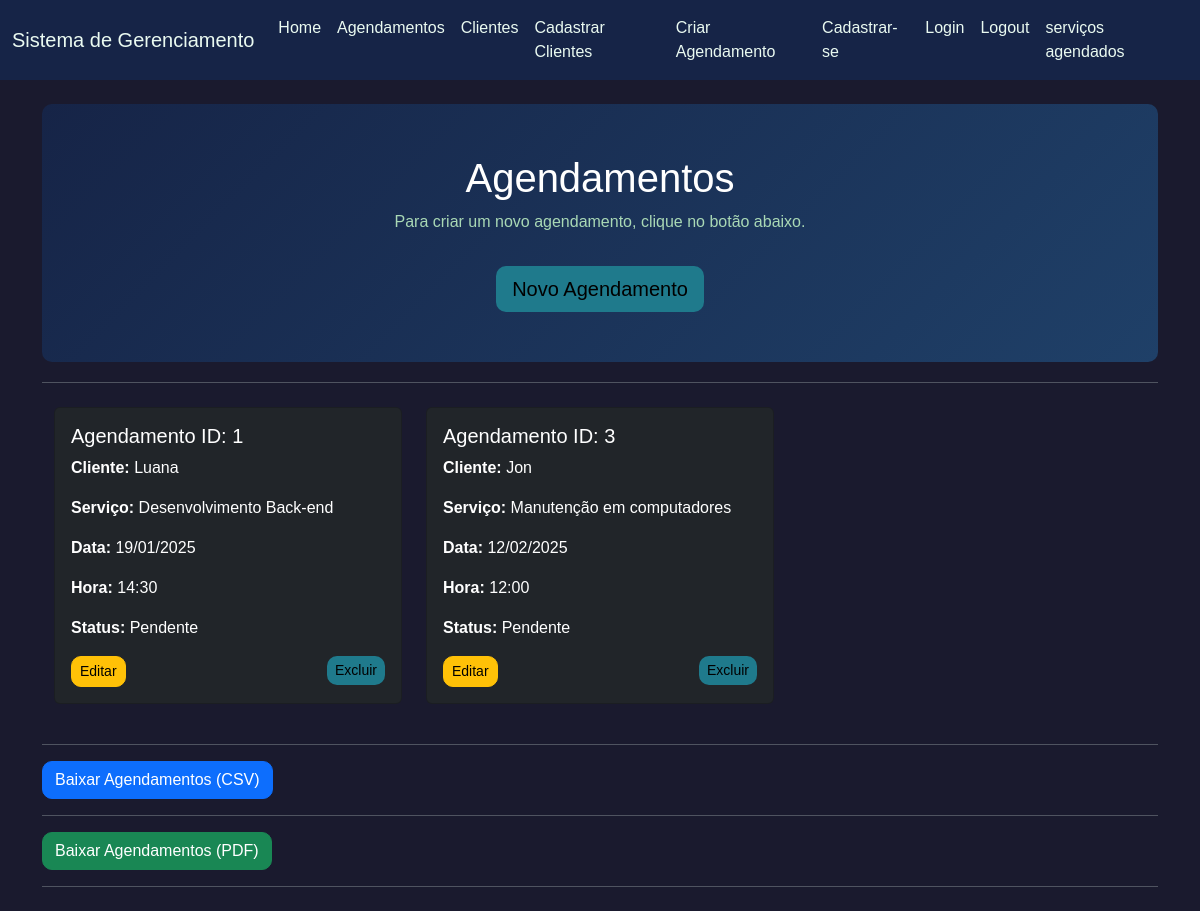
Page /Agendar (signed in) on the earlier database version.
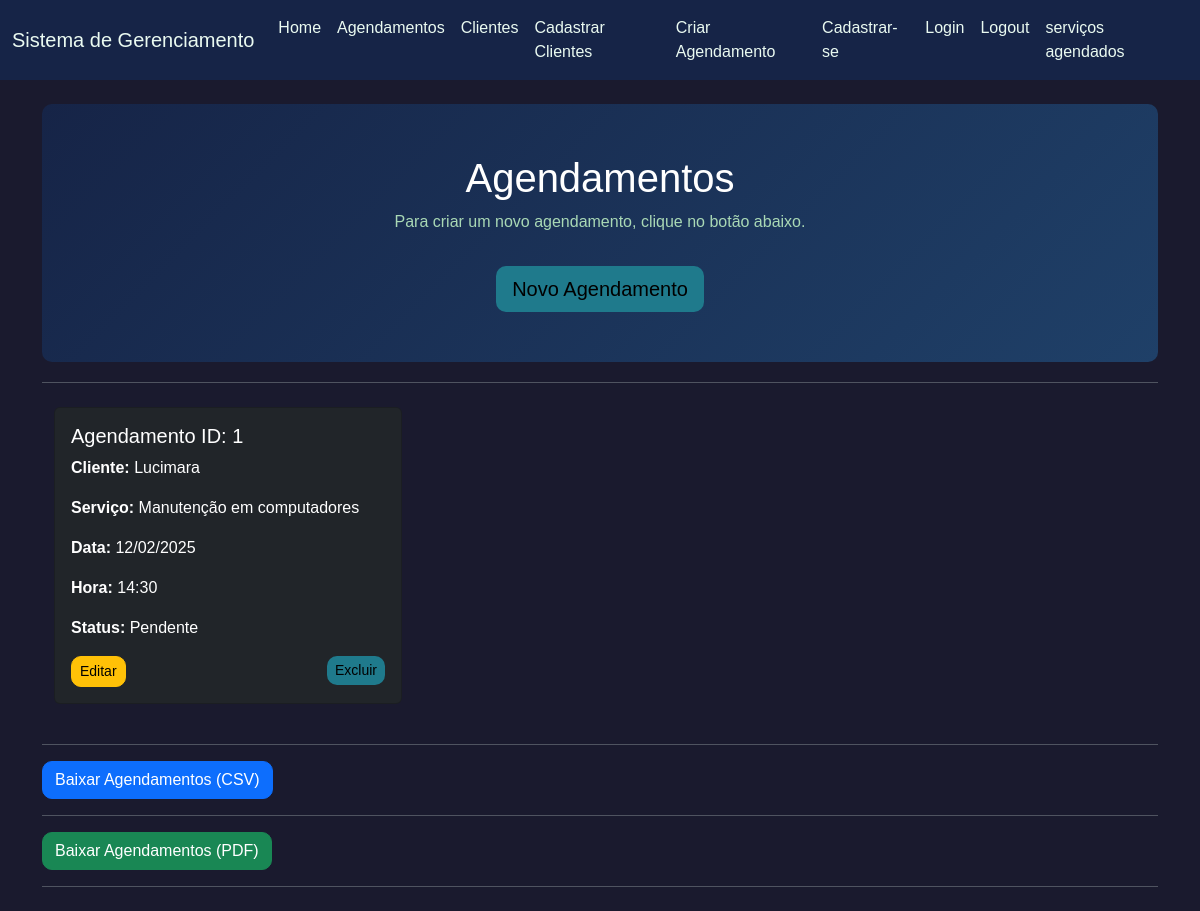
Same page on the later database version.
### app_servicos.py (models this page shows)
class Agendamento(db.Model):
    id = db.Column(db.Integer, primary_key=True)
    id_cliente = db.Column(db.String(length=50), nullable=False)
    id_servico = db.Column(db.String(length=50), nullable=False)
    id_data = db.Column(db.String(length=11), nullable=False)
    hora = db.Column(db.String(length=5), nullable=False)
    status = db.Column(db.String(length=10), nullable=False)
    user_id = db.Column(db.Integer, db.ForeignKey('usu.id'), nullable=False)  # Adiciona a referência
    user = db.relationship('Usu', backref=db.backref('agendamentos', lazy=True))

### app_servicos.py (the view)
@app.route("/Agendar")
@login_required
def agendamento_page():
  agend = Agendamento.query.filter_by(user_id=current_user.id).all()
  return render_template("Agendamentos.html",agend=agend)

### app_servicos.py (called while the page is built)
@login_manager.user_loader
def load_user(user_id):
    return Usu.query.get(int(user_id))

### templates/Agendamentos.html (shortened to what this page needs)
{% extends "base.html" %}
{% block contexto %}
<div class="hero">
    <h1 style="color: white;">Agendamentos</h1>
    <p>Para criar um novo agendamento, clique no botão abaixo.</p>
    <a href="{{ url_for('form_agendamento_page') }}" class="btn btn-info btn-lg mt-3">Novo Agendamento</a>
</div>
<hr>
<div class="container mt-4">
    <div class="row">
        {% for clie in agend %}
        <div class="col-md-4 mb-4">
            <div class="card text-white bg-dark">
                <div class="card-body">
                    <h5 class="card-title">Agendamento ID: {{ clie.id }}</h5>
                    <p class="card-text"><strong>Cliente:</strong> {{ clie.id_cliente }}</p>
                    <p class="card-text"><strong>Serviço:</strong> {{ clie.id_servico }}</p>
                    <p class="card-text"><strong>Data:</strong> {{ clie.id_data }}</p>
                    <p class="card-text"><strong>Hora:</strong> {{ clie.hora }}</p>
                    <p class="card-text"><strong>Status:</strong> {{ clie.status }}</p>
                    <div class="d-flex justify-content-between">
                        <a href="{{ url_for('update', id=clie.id) }}" class="btn btn-warning btn-sm">Editar</a>
                        <form action="{{ url_for('delete_agendamento', agendamento_id=clie.id) }}" method="POST" style="display:inline;">
                            <button type="submit" class="btn btn-info btn-sm" onclick="return confirm('Tem certeza que deseja excluir este agendamento?')">Excluir</button>
                        </form>
                    </div>
                </div>
            </div>
        </div>
        {% endfor %}
    </div>
</div>
<hr>
<a href="{{ url_for('download_csv', modelo='agendamentos') }}" class="btn btn-primary">Baixar Agendamentos (CSV)</a>
<hr>
<a href="{{ url_for('download_pdf', modelo='agendamentos') }}" class="btn btn-success">Baixar Agendamentos (PDF)</a>
<hr>
{% endblock %}

### templates/base.html (shortened to what this page needs)
<!DOCTYPE html>
<html lang="pt-BR">
<head>
    <link href="https://cdn.jsdelivr.net/npm/bootstrap@5.3.0/dist/css/bootstrap.min.css" rel="stylesheet">
</head>
<body>
    <nav class="navbar navbar-expand-lg">
        <div class="container-fluid">
            <a class="navbar-brand" href="#">Sistema de Gerenciamento</a>
            <div class="collapse navbar-collapse" id="navbarContent">
                <ul class="navbar-nav me-auto">
                    <li class="nav-item"><a class="nav-link" href="{{ url_for('home_page') }}">Home</a></li>
                    <li class="nav-item"><a class="nav-link" href="{{ url_for('agendamento_page') }}">Agendamentos</a></li>
                    <li class="nav-item"><a class="nav-link" href="{{ url_for('clientes_page') }}">Clientes</a></li>
                    <li class="nav-item"><a class="nav-link" href="{{ url_for('cadastro_cliente') }}">Cadastrar Clientes</a></li>
                    <li class="nav-item"><a class="nav-link" href="{{ url_for('form_agendamento_page') }}">Criar Agendamento</a></li>
                    <li class="nav-item"><a class="nav-link" href="{{ url_for('cad_usu_page') }}">Cadastrar-se</a></li>
                    <li class="nav-item"><a class="nav-link" href="{{ url_for('page_login') }}">Login</a></li>
                    <li class="nav-item"><a class="nav-link" href="{{ url_for('page_logout') }}">Logout</a></li>
                     <li class="nav-item"><a class="nav-link" href="{{ url_for('Servico_agendamento') }}">serviços agendados</a></li>
                </ul>
            </div>
        </div>
    </nav>
    <div class="container my-4">
        {% block contexto %}{% endblock %}
    </div>
</body>
</html>

### templates/base.html (style rules this page uses)
body { background-color: #1a1a2e; color: #eafaf1; font-family: Arial, sans-serif; margin: 0; padding: 0; }
.navbar { background-color: #162447; }
.navbar-brand, .nav-link { color: #eafaf1 !important; }
.hero { background: linear-gradient(135deg, #162447, #1f4068); padding: 50px 20px; text-align: center; border-radius: 10px; margin-bottom: 20px; color: #eafaf1; }
.hero h1 { color: #1f7a8c; }
.hero p { color: #a9d8b5; }
.form-control, .btn { border-radius: 10px; }
.btn-info { background-color: #1f7a8c; border: none; }
a { text-decoration: none; }

Differences in the rows shown:
removed Agendamento: id "3", id_cliente "Jon", id_servico "Manutenção em computadores", id_data "12/02/2025", hora "12:00", status "Pendente"
changed Agendamento "Pendente": id_cliente "Luana" → "Lucimara"; id_servico "Desenvolvimento Back-end" → "Manutenção em computadores"; id_data "19/01/2025" → "12/02/2025"
